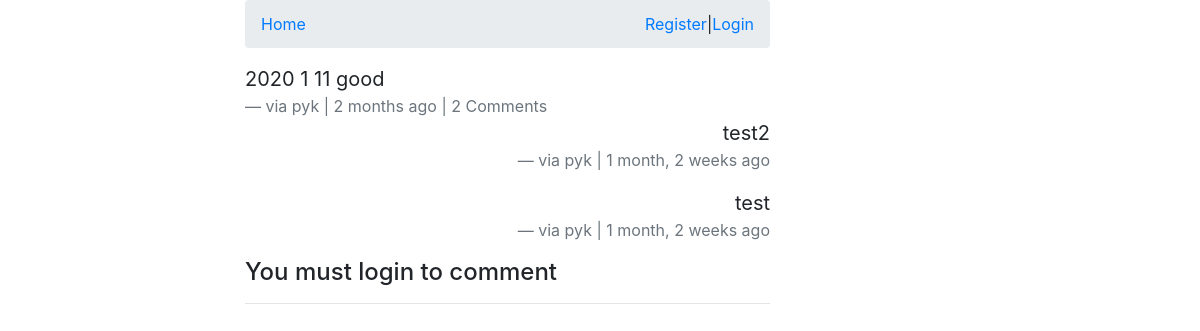
The app's page /comments/7/ with its own data.
### comments/models.py (models this page shows, shortened)
class Comment(models.Model):
    user = models.ForeignKey(settings.AUTH_USER_MODEL, default=1, on_delete=SET_NULL, null=True)
    content_type = models.ForeignKey(ContentType, on_delete=models.CASCADE)
    object_id = models.PositiveIntegerField()
    content_object = GenericForeignKey('content_type', 'object_id')
    parent = models.ForeignKey('self', on_delete=models.CASCADE, blank=True, null=True)
    content = models.TextField()
    timestamp = models.DateTimeField(auto_now_add=True)
    objects = CommentManager()
    class Meta:
        ordering = ['-timestamp']
    def children(self): #replies
        return Comment.objects.filter(parent=self)

### comments/views.py (the view, shortened to what this page needs)
# urls.py: path('<id>/', views.comment_thread, name='thread'),
def comment_thread(request, id):
    comment = get_object_or_404(Comment, id=id)
    initial_data = {
        'content_type': comment.content_type,
        'object_id' : comment.object_id
    }
    form = CommentForm(request.POST or None, initial=initial_data)
    print(form.errors)
    context = {
        'comment': comment,
        'form': form
    }
    return render(request, 'comments/comment_thread.html', context=context)

### comments/models.py (called while the page is built)
    def all(self):
        qs = super(CommentManager, self).filter(parent=None)
        return qs

### comments/templates/comments/comment_thread.html (shortened to what this page needs)
{% extends "posts/base.html" %}
{% load crispy_forms_tags %}
{% block content %}
    <div class="">
        <blockquote class="blockquote">
            <p class="mb-0">{{ comment.content }}</p>
            <footer class="blockquote-footer">via {{ comment.user }} | {{ comment.timestamp | timesince }} ago
                {% if comment.children.count > 0 %}
                    | {{ comment.children.count }} Comment{% if comment.children.count > 1 %}s{% endif %}
                {% endif %}
            </footer>
            <div>
            {% for child_comment in comment.children %}
            <blockquote class="blockquote text-right">
                <p class="mb-0">{{ child_comment.content }}</p>
                <footer class="blockquote-footer">via {{ child_comment.user }} | {{ child_comment.timestamp | timesince }} ago
                </footer>
            </blockquote>
            {% endfor %}
            {% if request.user.is_authenticated %}
            <form action="." method="POST">{% csrf_token %}
                {{ form | crispy }}
                <input type="hidden" name="parent_id" value="{{ comment.id }}">
                <input type="submit" class="btn btn-default" value="Reply">
            </form>
            {% else %}
            <h4>You must login to comment</h4>
            <hr>
            {% endif %}
            </div>
        </blockquote>
    </div>
{% endblock content %}

### records on screen
Comment: content "2020 1 11 good", user "pyk", timestamp "2 months", children.count "2"
Comment: content "test2", user "pyk", timestamp "1 month, 2 weeks"
Comment: content "test", user "pyk", timestamp "1 month, 2 weeks"
